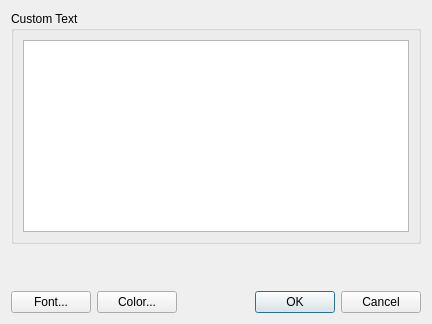
<?xml version="1.0" encoding="UTF-8"?>
<ui version="4.0">
 <class>AddText</class>
 <widget class="QDialog" name="AddText">
  <property name="windowModality">
   <enum>Qt::ApplicationModal</enum>
  </property>
  <property name="geometry">
   <rect>
    <x>0</x>
    <y>0</y>
    <width>432</width>
    <height>324</height>
   </rect>
  </property>
  <property name="sizePolicy">
   <sizepolicy hsizetype="Minimum" vsizetype="Minimum">
    <horstretch>0</horstretch>
    <verstretch>0</verstretch>
   </sizepolicy>
  </property>
  <property name="windowTitle">
   <string>Add Text</string>
  </property>
  <layout class="QGridLayout" name="gridLayout_2">
   <item row="0" column="0">
    <widget class="QGroupBox" name="groupBox">
     <property name="sizePolicy">
      <sizepolicy hsizetype="Preferred" vsizetype="MinimumExpanding">
       <horstretch>0</horstretch>
       <verstretch>0</verstretch>
      </sizepolicy>
     </property>
     <property name="title">
      <string>Custom Text </string>
     </property>
     <layout class="QGridLayout" name="gridLayout">
      <item row="0" column="0">
       <widget class="QTextEdit" name="textEdit">
        <property name="sizePolicy">
         <sizepolicy hsizetype="MinimumExpanding" vsizetype="Minimum">
          <horstretch>0</horstretch>
          <verstretch>0</verstretch>
         </sizepolicy>
        </property>
       </widget>
      </item>
     </layout>
    </widget>
   </item>
   <item row="1" column="0">
    <spacer name="verticalSpacer">
     <property name="orientation">
      <enum>Qt::Vertical</enum>
     </property>
     <property name="sizeHint" stdset="0">
      <size>
       <width>20</width>
       <height>44</height>
      </size>
     </property>
    </spacer>
   </item>
   <item row="2" column="0">
    <layout class="QHBoxLayout" name="horizontalLayout">
     <item>
      <widget class="QPushButton" name="btnFont">
       <property name="text">
        <string>Font...</string>
       </property>
      </widget>
     </item>
     <item>
      <widget class="QPushButton" name="btnColor">
       <property name="text">
        <string>Color...</string>
       </property>
      </widget>
     </item>
     <item>
      <spacer name="horizontalSpacer">
       <property name="orientation">
        <enum>Qt::Horizontal</enum>
       </property>
       <property name="sizeHint" stdset="0">
        <size>
         <width>40</width>
         <height>20</height>
        </size>
       </property>
      </spacer>
     </item>
     <item>
      <widget class="QDialogButtonBox" name="buttonBox">
       <property name="orientation">
        <enum>Qt::Horizontal</enum>
       </property>
       <property name="standardButtons">
        <set>QDialogButtonBox::Cancel|QDialogButtonBox::Ok</set>
       </property>
      </widget>
     </item>
    </layout>
   </item>
  </layout>
 </widget>
 <resources/>
 <connections>
  <connection>
   <sender>buttonBox</sender>
   <signal>accepted()</signal>
   <receiver>AddText</receiver>
   <slot>accept()</slot>
   <hints>
    <hint type="sourcelabel">
     <x>248</x>
     <y>254</y>
    </hint>
    <hint type="destinationlabel">
     <x>157</x>
     <y>274</y>
    </hint>
   </hints>
  </connection>
  <connection>
   <sender>buttonBox</sender>
   <signal>rejected()</signal>
   <receiver>AddText</receiver>
   <slot>reject()</slot>
   <hints>
    <hint type="sourcelabel">
     <x>316</x>
     <y>260</y>
    </hint>
    <hint type="destinationlabel">
     <x>286</x>
     <y>274</y>
    </hint>
   </hints>
  </connection>
 </connections>
</ui>
